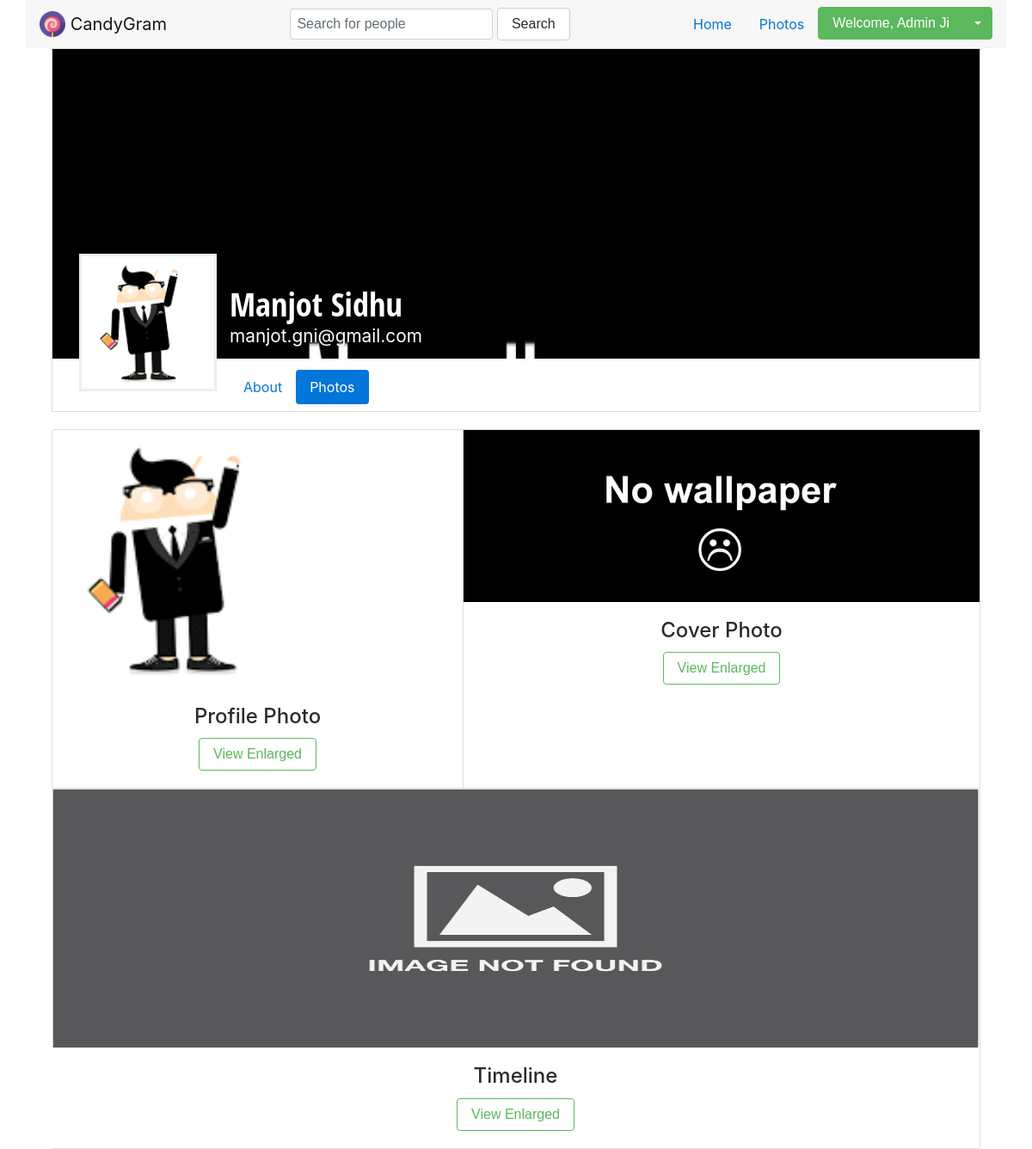
Page /cg_files/cg_view_profile/photos.php?id=27 (signed in) on the committed database.
### tables this page shows
CREATE TABLE `users` (
  `user_id` int(7) NOT NULL,
  `Name` varchar(25) NOT NULL,
  `Email` varchar(30) NOT NULL,
  `Password` varchar(30) NOT NULL,
  `Gender` varchar(6) NOT NULL,
  `Birthday_Date` varchar(11) NOT NULL,
  `FB_Join_Date` varchar(30) NOT NULL
);

CREATE TABLE `user_profile_pic` (
  `profile_id` int(7) NOT NULL,
  `user_id` int(7) NOT NULL,
  `image` varchar(150) NOT NULL
);

### cg_files/cg_view_profile/photos.php (the view, shortened to what this page needs)
<?php
	if(isset($_SESSION['fbuser']))
	{
		$v_user_id=$_GET['id'];
		include("background.php");
?>
<!DOCTYPE html>
<html lang="en"><head>
<link href="../../Main_Template/css/profile.css?<?php echo time(); ?>" rel="stylesheet">
<link href="../../Main_Template/css/main.css?<?php echo time(); ?>" rel="stylesheet">
<link href="../../Main_Template/js/tether.min.js?<?php echo time(); ?>" rel="stylesheet">
<link href="../../Bootstrap_4/css/bootstrap.min.css?<?php echo time(); ?>" rel="stylesheet">
</head>
<body id="body">
<nav class="navbar container sticky-top navbar-light navbar-toggleable-md bg-faded justify-content-center">
			<a class="navbar-brand" href="#" data-toggle="tooltip" data-placement="bottom" title="By You & Manjot Sidhu">
			<img src="../../Main_Template/img/brand.png" width="30" height="30" class="d-inline-block align-top" alt="" > CandyGram</a>
    <div class="navbar-collapse collapse" id="navbarNavDropdown">
        <ul class="navbar-nav mx-auto w-100 justify-content-center">
            <form class="form-inline my-2 my-lg-0">
				<div class="contesnt">
				<input type="text" class="form-control search" id="searchid" placeholder="Search for people" /><br />
				</div>&nbsp;
				<button class="btn btn-secondary my-2 my-sm-0" type="submit">Search</button>
			</form>
        </ul>
        <ul class="nav mt-lg-0 justify-content-end nav nav-pills ">
			<li class="nav-item">
                <a class="nav-link" href="../cg_home/Home.php">Home</a>
            </li>
            <li class="nav-item active">
                <a class="nav-link" href="photos.php">Photos</a>
            </li>
			<li class="nav-item dropdown">
			<div class="btn-group">
  <button type="button" class="btn btn-success">Welcome, <?php echo $name; ?></button>
  <button type="button" class="btn btn-success dropdown-toggle dropdown-toggle-split" data-toggle="dropdown" aria-haspopup="true" aria-expanded="false">
  </button>
</div>
      </li>
        </ul>
    </div>
</nav>
    <div class="container" align="center">
  <link rel='stylesheet prefetch' href='http://maxcdn.bootstrapcdn.com/font-awesome/4.2.0/css/font-awesome.min.css'>
				<div class="wrapper">
						<div class="container">
							<div class="row">
								<div class="col-md-12">
								<header id="header">
				  <div class="slider">
				  <div id="carousel-example-generic" class="carousel slide" data-ride="carousel">
				  <div class="carousel-inner" role="listbox">
					<div class="item active">
					  <img src="<?php $filename="../../cg_users/".$v_gender."/".$v_email."/Cover/".$cover_img;
							if (getimagesize($filename)) {
								echo "$filename";
							} else {
								echo "img/cover.jpg";
							}
							?>" height="100%" width="100%">
					</div>
				  </div>
				</div>
                	</div>
                	<nav class="navbar navbar-default">
                        <div class="navbar-header inline-block">
                          <a class="navbar-brands" href="#"><img class="img-responsive" src="../../cg_users/<?php echo $v_gender; ?>/<?php echo $v_email; ?>/Profile/<?php echo $profile_img; ?>" style="height:100%; width:100%;"></a>
                          <span class="site-name"><b><?php echo $v_name; ?></b></span>
						  <span class="site-description"><?php echo $v_email; ?></span>
                        </div>
                    <ul class="nav nav-pills" style="margin-left:190px;margin-top:-25px">
							<li class="nav-item">
							<a class="nav-link" href="about.php?id=<?php echo $v_user_id; ?>">About</a>
							</li>
							<li class="nav-item">
							<a class="nav-link active" href="#">Photos</a>
						  </li>
						</ul>
					</nav>
                </header>
			<div class="card-group">
		  <div class="card">
			<img class="card-img-top" src="../../cg_users/<?php echo $v_gender; ?>/<?php echo $v_email; ?>/Profile/<?php echo $profile_img; ?>" alt="Profile Photo" style="max-height:300px;max-width: 300px">
			<div class="card-block">
			  <h4 class="card-title">Profile Photo</h4>
			 <button type="button" class="btn btn-outline-success" data-toggle="modal" data-target="#one">View Enlarged</button>
			 </div>
		  </div>
		  <div class="card">
			<img class="card-img-top" src="<?php $filename="../../cg_users/".$v_gender."/".$v_email."/Cover/".$cover_img;if (getimagesize($filename)){echo "$filename";} else {echo "img/cover.jpg";}?>" alt="Cover Image" style="max-height:200px;max-width:600px">
			  <div class="card-block">
			  <h4 class="card-title">Cover Photo</h4>
			<button type="button" class="btn btn-outline-success" data-toggle="modal" data-target="#two">View Enlarged</button>
			</div>
		  </div>
<?php
	$img_array = array();
?>
		  <div class="card">
			<img class="card-img-top" src="<?php $filename="../../cg_users/".$v_gender."/".$v_user."/Post/".$img_array[0];if (getimagesize($filename)){echo "$filename";} else {echo "img/not.png";}?>" alt="Timeline Photo" style="max-height:300px">
			  <div class="card-block">
			  <h4 class="card-title">Timeline</h4>
			  <button type="button" class="btn btn-outline-success" data-toggle="modal" data-target="#three">View Enlarged</button>
			</div>
		  </div>
		</div>
			</div>
	</div>
 </body>
</html>
<?php
	}
	else
	{
		header("location:../../index.php");
	}
?>

### Main_Template/css/profile.css (style rules this page uses)
body { background:#e9eaed; }
h1, h2, h3, h4, h5, h6 { font-family: 'Open Sans Condensed', sans-serif, sans-serif; }
#header { border:1px solid #ddd; margin-bottom:20px; }
.navbar { border-radius:0; margin-bottom:0; border:none; }
.navbar-brands { width:160px; height:160px; float:left; padding:0; margin-top:-130px; overflow:hidden; border:3px solid #eee; margin-left:15px; background:#333; text-align:center; line-height:160px; color:#fff !important; font-size:2em; -webkit-transition: all 0.3s ease-in-out; -moz-transition: all 0.3s ease-in-out; -o-transition: all 0.3s ease-in-out; transition: all 0.3s ease-in-out ; }
.site-name { color:#fff; font-size:2.4em; float:left; margin-top:-100px !important; margin-left:15px; font-family: 'Open Sans Condensed', sans-serif, sans-serif; }
.site-description { color:#fff; font-size:1.3em; float:left; margin-top:-50px !important; margin-left:15px; }
.slider, .carousel { max-height:360px; overflow:hidden; }

### Main_Template/css/main.css (style rules this page uses)
.btn { padding-left: 25px; padding-right: 25px; }

### cg_files/cg_view_profile/photos.php (style rules this page uses)
.contesnt { margin:0 auto; }
#searchid { width:236px; padding:7px; }

### rows in the picture
users: Name "Admin Ji"
users: Gender+Email (picture), Name "Manjot Sidhu", Email "manjot.gni@gmail.com"
